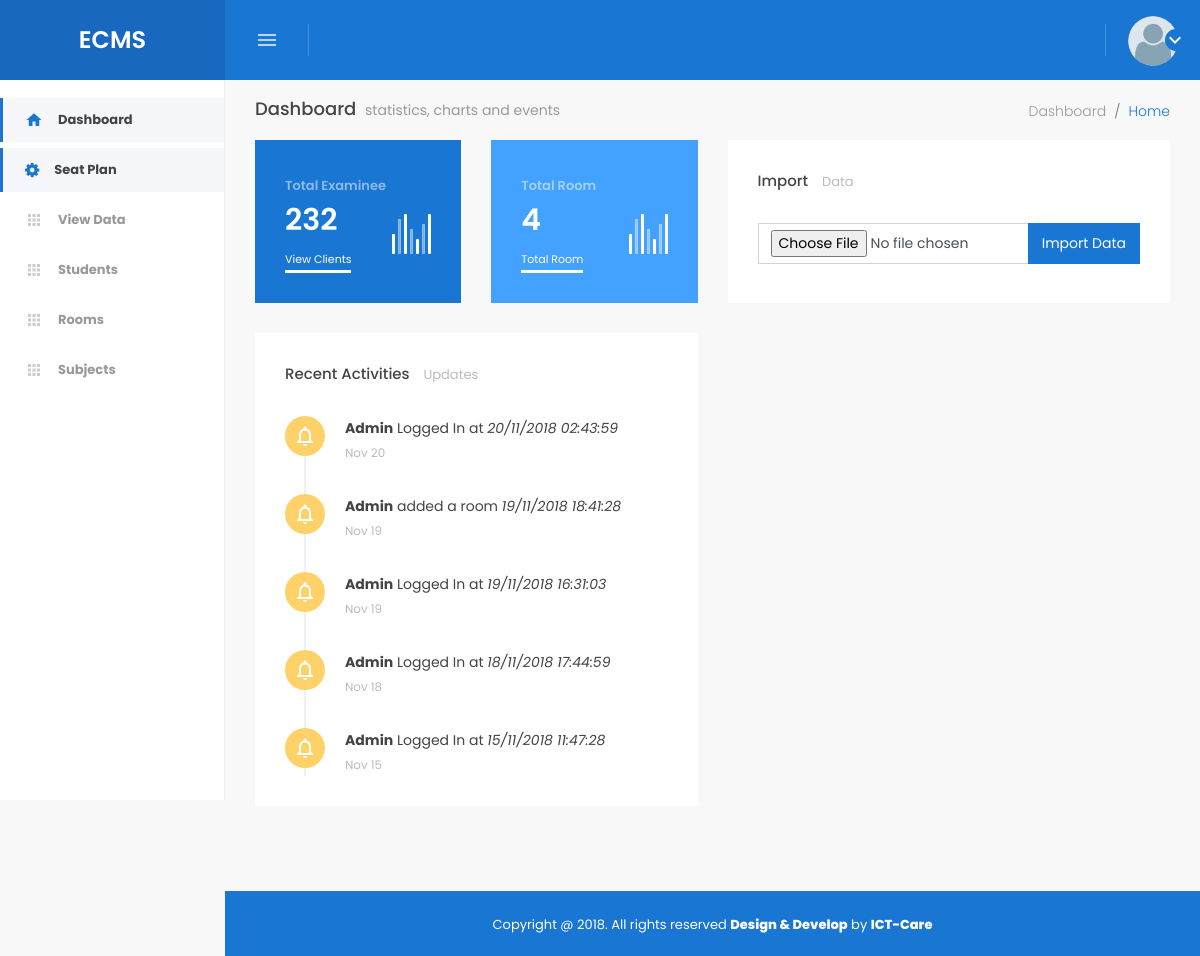
The page / (signed in) on the database its author committed.
### tables this page shows
CREATE TABLE `logs` (
  `id` int(11) NOT NULL,
  `user_id` int(11) NOT NULL,
  `log` varchar(255) NOT NULL,
  `created_at` timestamp NOT NULL DEFAULT CURRENT_TIMESTAMP ON UPDATE CURRENT_TIMESTAMP,
  `updated_at` timestamp NOT NULL DEFAULT '0000-00-00 00:00:00',
  `deleted_at` timestamp NOT NULL DEFAULT '0000-00-00 00:00:00'
);

CREATE TABLE `users` (
  `id` int(11) NOT NULL,
  `first_name` varchar(255) NOT NULL,
  `last_name` varchar(255) NOT NULL,
  `username` varchar(255) NOT NULL,
  `password` varchar(255) NOT NULL,
  `role` varchar(111) NOT NULL,
  `created_at` timestamp NOT NULL DEFAULT CURRENT_TIMESTAMP ON UPDATE CURRENT_TIMESTAMP,
  `updated_at` timestamp NOT NULL DEFAULT '0000-00-00 00:00:00',
  `deleted_at` timestamp NULL DEFAULT NULL
);

### app/init.php (called while the page is built, shortened)
<?php
require_once 'Database/connection.php';
require_once 'classes/Object.php';
require_once 'classes/User.php';
require_once 'classes/Student.php';
require_once 'functions.php';
global $pdo;
$obj = new Objects($pdo);
$userO = new User($pdo);
$studentO = new Students($pdo);
?>

### app/classes/Student.php (called while the page is built, shortened)
<?php
class Students extends Objects {
	protected $pdo;
	function __construct($pdo) {
		$this->pdo = $pdo;
	}
	public function total_student() {
		$stmt = $this->pdo->prepare("SELECT * FROM student");
		$stmt->execute();
		$stmt->fetchAll(PDO::FETCH_OBJ);
		$count = $stmt->rowCount();
		return $count;
	}
}
?>

### app/classes/Object.php (called while the page is built, shortened)
<?php
class Objects {
	protected $pdo;
	function __construct($pdo) {
		$this->pdo = $pdo;
	}
	public function find($table,$column,$value) {
		$stmt = $this->pdo->prepare("SELECT * FROM " . $table . " WHERE " . $column . " = :value LIMIT 1");
		$stmt->bindParam(":value", $value);
		$stmt->execute();
		return $stmt->fetch(PDO::FETCH_OBJ);
	}
	public function total_count($table) {
		$stmt = $this->pdo->prepare("SELECT * FROM " . $table . " ");
		$stmt->execute();
		$stmt->fetchAll(PDO::FETCH_OBJ);
		$count = $stmt->rowCount();
		return $count;
	}
}
?>

### app/classes/User.php (called while the page is built, shortened)
<?php
class User extends Objects {
	protected $pdo;
	function __construct($pdo) {
		$this->pdo = $pdo;
	}
	public function userLog(){
		$stmt = $this->pdo->prepare("SELECT * FROM logs ORDER BY id DESC LIMIT 5 ");
		$stmt->execute();
		return $stmt->fetchAll(PDO::FETCH_OBJ);
	}
}
?>

### app/functions.php (called while the page is built, shortened)
<?php
function timestamDateUser($date){
    return date("d/m/Y H:i:s", strtotime($date));
}
function timeAgo($dateTime) {
        $time = strtotime($dateTime);
        $current = time();
        $seconds = $current - $time;
        $min = round($seconds / 60);
        $hours = round($seconds / 3600);
        $day = round($seconds / 86400);
        $months = round($seconds / 2600640);
        if ($seconds <= 59) {
            return $seconds == 0 ? 'now' : $seconds . 's ago';
        } else if ($min <= 59) {
            return $min . 'm ago';
        } else if ($hours <= 23) {
            return $hours . 'h ago';
        } else if ($day <= 6) {
            return $day . 'd ago';
        } else if ($months <= 12) {
            return date("M j", $time);
        } else {
            return date("j M Y", $time);
        }
    }
?>

### public/pages/home.php (the view)
<main class="main-wrapper clearfix">
    <div class="container-fluid">
        <div class="row page-title clearfix">
            <div class="page-title-left">
                <h6 class="page-title-heading mr-0 mr-r-5">Dashboard</h6>
                <p class="page-title-description mr-0 d-none d-md-inline-block">statistics, charts and events</p>
			</div>
            <div class="page-title-right d-none d-sm-inline-flex">
                <ol class="breadcrumb">
                    <li class="breadcrumb-item"><a href="index.html">Dashboard</a>
					</li>
                    <li class="breadcrumb-item active">Home</li>
				</ol>
			</div>
		</div>
	</div>
    <div class="container-fluid">
        <div class="widget-list row">
            <div class="widget-holder widget-sm col-lg-3 col-md-6 widget-full-height">
                <div class="widget-bg bg-primary text-inverse">
                    <div class="widget-body">
                        <div class="counter-w-info media">
                            <div class="media-body w-50">
                                <p class="text-muted mr-b-5 fw-600">Total Examinee</p><span class="counter-title d-block"><span class="counter"><?php echo $studentO->total_student(); ?></span></span>
                                 <a href="<?php echo SITE_ROOT . 'report.php?report=all_client_info' ?>" class="btn btn-link btn-underlined btn-xs fs-11 btn-yellow text-white">View Clients</a>
							</div>
                            <div class="pull-right align-self-center">
                                <div class="mr-t-20"><span data-toggle="sparklines" data-height="40" data-width="100" data-type="bar" data-bar-spacing="3" data-bar-width="3" data-zero-axis="false" data-bar-color="rgba(144,186,236,1)" data-color-map="
                                    rgba(255,255,255,1.0);
                                    rgba(255,255,255,0.4);
                                    rgba(255,255,255,1.0);
                                    rgba(255,255,255,0.4);
                                    rgba(255,255,255,1.0);
                                    rgba(255,255,255,0.4);
                                    rgba(255,255,255,1.0);
                                    " data-chart-range-min="0"></span>
								</div>
							</div>
						</div>
					</div>
				</div>
			</div>
            <div class="widget-holder widget-sm col-lg-3 col-md-6 widget-full-height">
                <div class="widget-bg text-inverse" style="background: #43a2ff">
                    <div class="widget-body">
                        <div class="counter-w-info media">
                            <div class="media-body w-50">
                                <p class="text-muted mr-b-5 fw-600">Total Room</p><span class="counter-title d-block"><span class="counter"><?php echo $obj->total_count("room"); ?></span></span>
                                 <a href="#" class="btn btn-link btn-underlined btn-xs btn-white fs-11">Total Room</a>
							</div>
                            <div class="pull-right align-self-center">
                                <div class="mr-t-20"><span data-toggle="sparklines" data-height="40" data-width="100" data-type="bar" data-bar-spacing="3" data-bar-width="3" data-zero-axis="false" data-bar-color="rgba(144,186,236,1)" data-color-map="
                                    rgba(255,255,255,1.0);
                                    rgba(255,255,255,0.4);
                                    rgba(255,255,255,1.0);
                                    rgba(255,255,255,0.4);
                                    rgba(255,255,255,1.0);
                                    rgba(255,255,255,0.4);
                                    rgba(255,255,255,1.0);
                                    " data-chart-range-min="0"></span>
								</div>
							</div>
						</div>
					</div>
				</div>
			</div>
                <div class="widget-holder widget-full-height col-lg-6">
					<div class="widget-bg">
						<div class="widget-heading">
							<h5 class="widget-title">Import <small>Data</small></h5>
						</div>
						<div class="widget-body">
							<form action="app/action/import.php" method="POST" enctype="multipart/form-data">
								<div class="input-group">
									<input type="file" name="file" class="form-control rounded-0" >
									<div class="input-group-append">
										<input type="submit"  class="btn btn-primary rounded-0" type="button" value="Import Data" name="Import">
									</div>
								</div>
							</form>
						</div>
					</div>
				</div>
				<div class="widget-holder widget-full-height col-lg-6">
					<div class="widget-bg">
						<div class="widget-heading">
							<h5 class="widget-title">Recent Activities <small>Updates</small></h5>
						</div>
						<div class="widget-body">
							<div class="widget-user-activities-3">
								<?php $logs = $userO->userLog(); ?>
								<?php foreach ($logs as $log): ?>
								<div class="single media active"><i class="list-icon material-icons">notifications_none</i>
									<div class="media-body">
										<p>
											<b><?php
												$user = $userO->find("users","id",$log->user_id);
												echo ucfirst($user->username);
											?></b>
										<?php echo $log->log ?> <i><?php echo timestamDateUser($log->created_at) ?></i> </p>
										<small><?php echo timeAgo($log->created_at) ?></small>
									</div>
								</div>
								<?php endforeach ?>
							</div>
						</div>
					</div>
				</div>
			</div>
		</main>
	</div>

### includes/header.php (shortened to what this page needs)
<!DOCTYPE html>
<html lang="en">
<head>
    <link rel="stylesheet" href="assets/css/pace.css">
     <link href="<?php echo SITE_ROOT ?>vendor/datatables/1.10.18/css/jquery.dataTables.min.css" rel="stylesheet" type="text/css">
    <link href="<?php echo SITE_ROOT ?>assets/vendors/material-icons/material-icons.css" rel="stylesheet" type="text/css">
    <link href="<?php echo SITE_ROOT ?>assets/vendors/mono-social-icons/monosocialiconsfont.css" rel="stylesheet" type="text/css">
    <link href="<?php echo SITE_ROOT ?>assets/vendors/feather-icons/feather.css" rel="stylesheet" type="text/css">
    <link href="<?php echo SITE_ROOT ?>vendor/jquery.perfect-scrollbar/1.4.0/css/perfect-scrollbar.min.css" rel="stylesheet" type="text/css">
    <link href="<?php echo SITE_ROOT ?>vendor/font-awesome/4.7.0/css/font-awesome.min.css" rel="stylesheet" type="text/css">
    <link href="<?php echo SITE_ROOT ?>vendor/select2/4.0.5/css/select2.min.css" rel="stylesheet" type="text/css">
    <link href="<?php echo SITE_ROOT ?>vendor/jqvmap/1.5.1/jqvmap.min.css" rel="stylesheet" type="text/css">
    <link href="<?php echo SITE_ROOT ?>vendor/magnific-popup.js/1.1.0/magnific-popup.min.css" rel="stylesheet" type="text/css">
    <link href="<?php echo SITE_ROOT ?>assets/css/style.css" rel="stylesheet" type="text/css">
    <link href="<?php echo SITE_ROOT ?>assets/css/main.css" rel="stylesheet" type="text/css">
     <link href="vendor/bootstrap-datepicker/1.8.0/css/bootstrap-datepicker.min.css" rel="stylesheet" type="text/css">
</head>
<body class="sidebar-light sidebar-expand navbar-brand-dark">
    <div id="wrapper" class="wrapper">

### includes/navbar.php (shortened to what this page needs)
<nav class="navbar">
         <div class="container-fluid px-0 align-items-stretch">
             <div class="navbar-header">
                 <a href="index.php" class="navbar-brand center">
			<span class="text-white">ECMS</span>
                 </a>
             </div>
             <ul class="nav navbar-nav">
                 <li class="sidebar-toggle dropdown"><a href="javascript:void(0)" class="ripple"><i class="material-icons list-icon md-24">menu</i></a>
                 </li>
             </ul>
             <div class="spacer"></div>
             <ul class="nav navbar-nav">
                 <li class="dropdown"><a href="javascript:void(0);" class="dropdown-toggle dropdown-toggle-user ripple" data-toggle="dropdown"><span class="avatar thumb-xs2"><img src="assets/demo/users/user1.jpg" class="rounded-circle" alt=""> <i class="material-icons list-icon">expand_more</i></span></a>
         </li>
         </ul>
 </div>
 </nav>

### includes/sidebar.php (shortened to what this page needs)
<div class="content-wrapper">
	<aside class="site-sidebar scrollbar-enabled" data-suppress-scroll-x="true">
		<nav class="sidebar-nav">
			<ul class="nav in side-menu">
				<li class="current-page active">
					<a href="index.php"><i class="list-icon material-icons">home</i> <span class="hide-menu">Dashboard</span></a>
				</li>
				<li class="current-page active">
						<a href="index.php?page=sitplan">
							<i class="list-icon  fa fa-gear"></i> <span class="hide-menu">Seat Plan</span>
						</a>
					</li>
					<li class="current-page">
						<a href="index.php?page=data"><i class="list-icon material-icons">apps</i> <span class="hide-menu">View Data</span></a>
					</li>
					<li class="current-page">
						<a href="index.php?page=stdnt"><i class="list-icon material-icons">apps</i> <span class="hide-menu">Students</span></a>
					</li>
					<li class="current-page">
						<a href="index.php?page=room"><i class="list-icon material-icons">apps</i> <span class="hide-menu">Rooms</span></a>
					</li>
					<li class="current-page">
						<a href="index.php?page=sbjct"><i class="list-icon material-icons">apps</i> <span class="hide-menu">Subjects</span></a>
					</li>
				</ul>
			</nav>
		</aside>

### index.php (shortened to what this page needs)
<?php
require_once('app/init.php');
 ?>
<?php require_once('includes/header.php') ?>
<?php require_once('includes/navbar.php') ?>
<?php require_once('includes/sidebar.php') ?>
<?php
	if(isset($_GET['page'])){
		$page='public/pages/'.$_GET['page'].".php";
	}
	else{
		$page="public/pages/home.php";
	}
	if(file_exists($page)){
		include $page;
	}
	else{
		$page="public/pages/home.php";
	}
?>
<?php require_once('includes/footer.php') ?>

### includes/footer.php (shortened to what this page needs)
<footer class="footer bg-primary text-inverse text-center">
	<div class="container-fluid"><span class="fs-13 heading-font-family">Copyright @ <?php echo date("Y"); ?>. All rights reserved <a class="fw-800" href="https://iamsabbir.me/">Design & Develop</a> by <a class="fw-800" href="http://ictcare.com.bd">ICT-Care</a></span>
	</div>
</footer>
</div>
</body>
</html>

### assets/css/pace.css (style rules this page uses)
body:after { content: ""; position: fixed; top: 0; right: 0; bottom: 0; left: 0; z-index: 99; background: #fff; }
body.pace-done:after { display: none; }

### rows shown on the page
logs: user.username "Admin", log "Logged In at", created_at "20/11/2018 02:43:59", created_at "Nov 20"
logs: user.username "Admin", log "added a room", created_at "19/11/2018 18:41:28", created_at "Nov 19"
logs: user.username "Admin", log "Logged In at", created_at "19/11/2018 16:31:03", created_at "Nov 19"
logs: user.username "Admin", log "Logged In at", created_at "18/11/2018 17:44:59", created_at "Nov 18"
logs: user.username "Admin", log "Logged In at", created_at "15/11/2018 11:47:28", created_at "Nov 15"

### other values the page prints
$studentO->total_student() "232"
$obj->total_count("room") "4"
